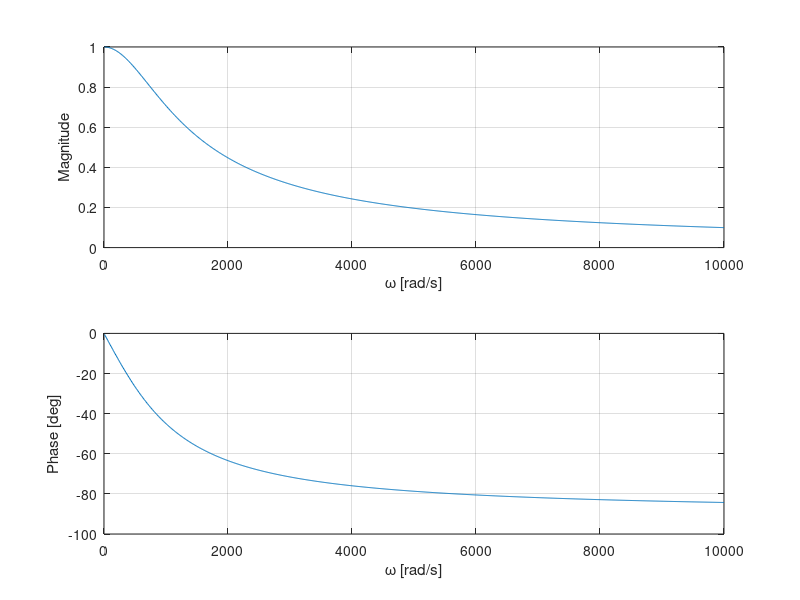
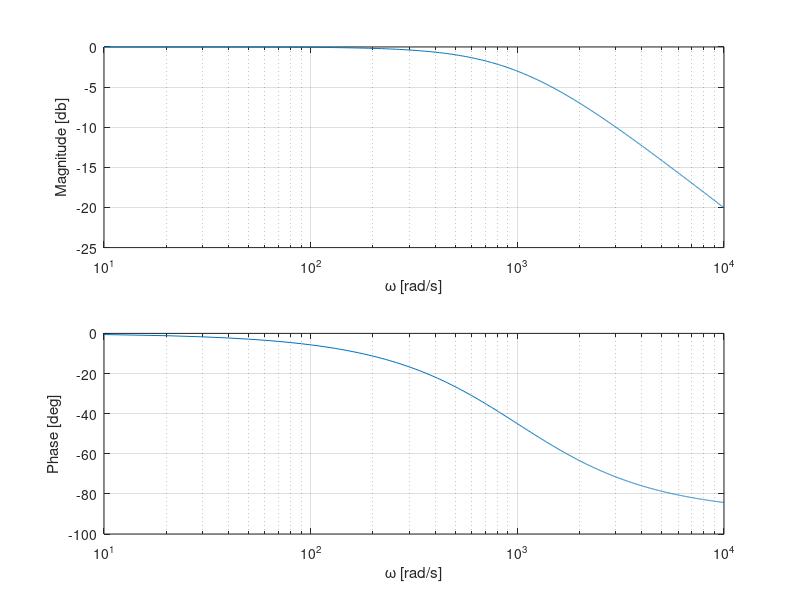
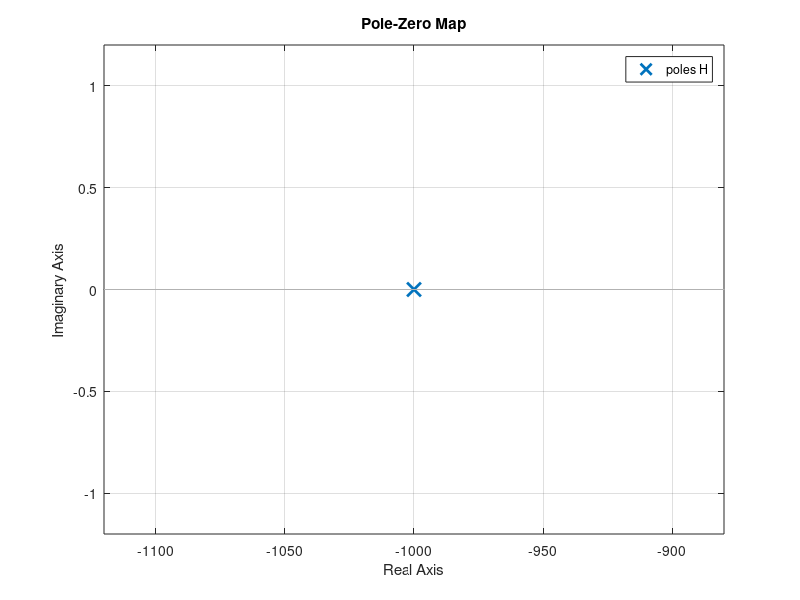
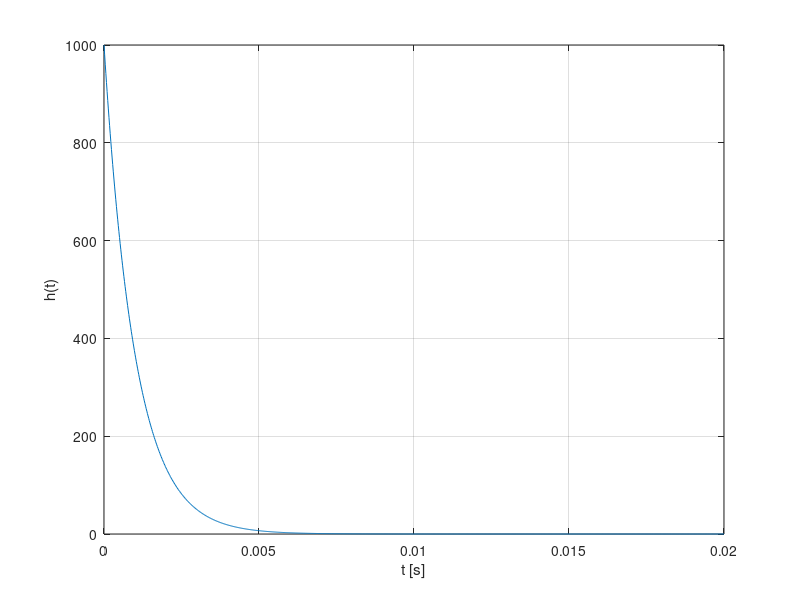

Recreate these plots in MATLAB, in order.
clear all
close all

R=1e3;
C=1e-6;
tau=R*C;

H=tf([1],[tau, 1]);             % Integrating
% H=tf([tau 0],[tau, 1]);       % Differentiating
w=linspace(10,1e4,1000);        % Frequencies
[mag,ph,w]=bode(H,w);           % Magnitude and phase
mag=squeeze(mag);               % Magnitude
ph=squeeze(ph);                 % Phase

figure
subplot(2,1,1)
plot(w,mag)                     % Magnitude response
xlabel('\omega [rad/s]')
ylabel('Magnitude')
grid on
subplot(2,1,2)
plot(w,ph)                      % Phase response
xlabel('\omega [rad/s]')
ylabel('Phase [deg]')
grid on

figure
subplot(2,1,1)
semilogx(w,20*log10(mag))       % Log magnitude response in dB
xlabel('\omega [rad/s]')
ylabel('Magnitude [db]')
grid on
subplot(2,1,2)
semilogx(w,ph)                  % Log phase response
xlabel('\omega [rad/s]')
ylabel('Phase [deg]')
grid on

figure
pzmap(H)                        % Pole-zero map

t=linspace(0,20*tau,1000);      % Time
h=impulse(H,t);                 % Impulse response
figure
plot(t,h)                       % Plot the impulse response
xlabel('t [s]')
ylabel('h(t)')
grid on
g=step(H,t);                    % Step response
figure
plot(t,g)                       % Plot step response
xlabel('t [s]')
ylabel('g(t)')
grid on
                                % Square
[x,t]=gensig('square',10*tau);
                                % Sine
%[x,t]=gensig('sine',2*pi*tau);

figure
lsim(H,x,t)                     % Simulate
grid on
